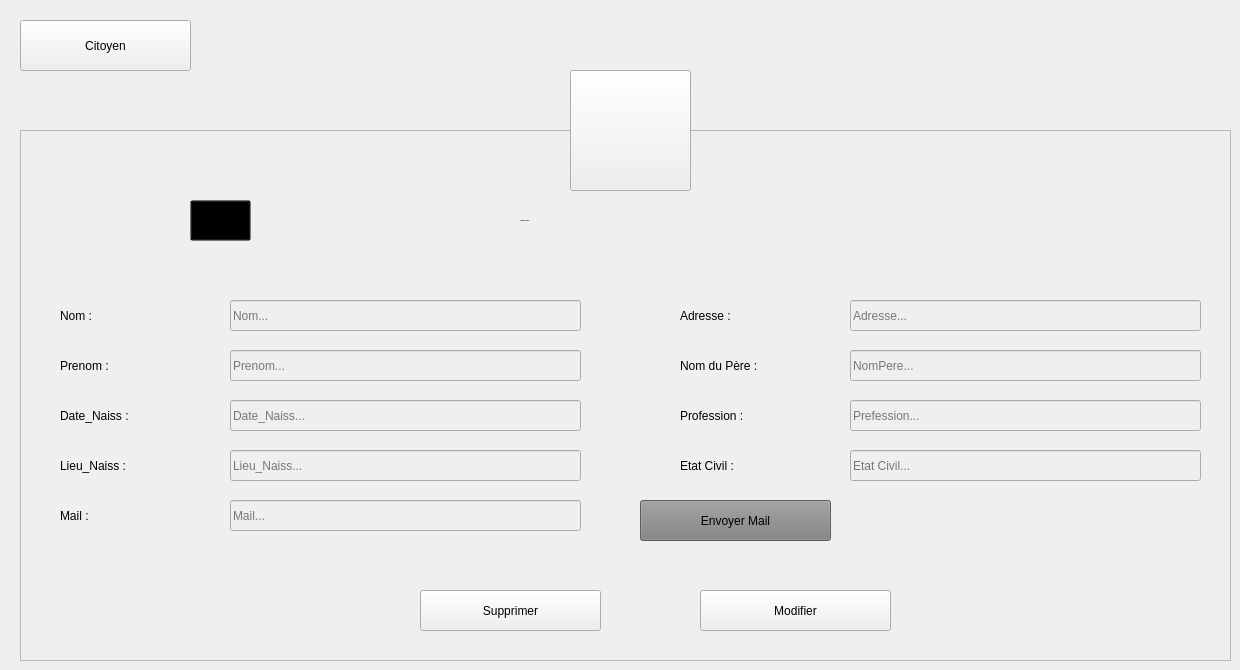
      <widget class="QWidget" name="Profile_Citoyen_2">
       <widget class="QFrame" name="frame_16">
        <property name="geometry">
         <rect>
          <x>20</x>
          <y>130</y>
          <width>1211</width>
          <height>531</height>
         </rect>
        </property>
        <property name="styleSheet">
         <string notr="true"/>
        </property>
        <property name="frameShape">
         <enum>QFrame::StyledPanel</enum>
        </property>
        <property name="frameShadow">
         <enum>QFrame::Raised</enum>
        </property>
        <widget class="QLabel" name="L_AjouterCitoyen_6">
         <property name="geometry">
          <rect>
           <x>500</x>
           <y>70</y>
           <width>281</width>
           <height>41</height>
          </rect>
         </property>
         <property name="font">
          <font>
           <family>century gothic</family>
           <pointsize>-1</pointsize>
           <weight>75</weight>
           <bold>true</bold>
          </font>
         </property>
         <property name="styleSheet">
          <string notr="true">background: transparent;</string>
         </property>
         <property name="text">
          <string>  Profile de Citoyen</string>
         </property>
        </widget>
        <widget class="QLabel" name="L_PNomCitoyen_2">
         <property name="geometry">
          <rect>
           <x>40</x>
           <y>170</y>
           <width>121</width>
           <height>31</height>
          </rect>
         </property>
         <property name="styleSheet">
          <string notr="true">background: transparent;</string>
         </property>
         <property name="text">
          <string>Nom :</string>
         </property>
        </widget>
        <widget class="QLabel" name="L_PPrenomCitoyen_2">
         <property name="geometry">
          <rect>
           <x>40</x>
           <y>220</y>
           <width>121</width>
           <height>31</height>
          </rect>
         </property>
         <property name="styleSheet">
          <string notr="true">background: transparent;</string>
         </property>
         <property name="text">
          <string>Prenom :</string>
         </property>
        </widget>
        <widget class="QLabel" name="L_PDateNaissCit_2">
         <property name="geometry">
          <rect>
           <x>40</x>
           <y>270</y>
           <width>131</width>
           <height>31</height>
          </rect>
         </property>
         <property name="styleSheet">
          <string notr="true">background: transparent;</string>
         </property>
         <property name="text">
          <string>Date_Naiss :</string>
         </property>
        </widget>
        <widget class="QLabel" name="L_PLieuNaissCit_2">
         <property name="geometry">
          <rect>
           <x>40</x>
           <y>320</y>
           <width>141</width>
           <height>31</height>
          </rect>
         </property>
         <property name="styleSheet">
          <string notr="true">background: transparent;</string>
         </property>
         <property name="text">
          <string>Lieu_Naiss :</string>
         </property>
        </widget>
        <widget class="QLabel" name="L_PMailCitoyen_2">
         <property name="geometry">
          <rect>
           <x>40</x>
           <y>370</y>
           <width>141</width>
           <height>31</height>
          </rect>
         </property>
         <property name="styleSheet">
          <string notr="true">background: transparent;</string>
         </property>
         <property name="text">
          <string>Mail :</string>
         </property>
        </widget>
        <widget class="QLineEdit" name="LE_PNomCitoyen_2">
         <property name="enabled">
          <bool>false</bool>
         </property>
         <property name="geometry">
          <rect>
           <x>210</x>
           <y>170</y>
           <width>351</width>
           <height>31</height>
          </rect>
         </property>
         <property name="placeholderText">
          <string>Nom...</string>
         </property>
        </widget>
        <widget class="QLineEdit" name="LE_PPrenomCitoyen_2">
         <property name="enabled">
          <bool>false</bool>
         </property>
         <property name="geometry">
          <rect>
           <x>210</x>
           <y>220</y>
           <width>351</width>
           <height>31</height>
          </rect>
         </property>
         <property name="placeholderText">
          <string>Prenom...</string>
         </property>
        </widget>
        <widget class="QLineEdit" name="LE_PDateNaissCit_2">
         <property name="enabled">
          <bool>false</bool>
         </property>
         <property name="geometry">
          <rect>
           <x>210</x>
           <y>270</y>
           <width>351</width>
           <height>31</height>
          </rect>
         </property>
         <property name="placeholderText">
          <string>Date_Naiss...</string>
         </property>
        </widget>
        <widget class="QLineEdit" name="LE_PLieuNaissCit_2">
         <property name="enabled">
          <bool>false</bool>
         </property>
         <property name="geometry">
          <rect>
           <x>210</x>
           <y>320</y>
           <width>351</width>
           <height>31</height>
          </rect>
         </property>
         <property name="placeholderText">
          <string>Lieu_Naiss...</string>
         </property>
        </widget>
        <widget class="QLineEdit" name="LE_PMailCitoyen_2">
         <property name="enabled">
          <bool>false</bool>
         </property>
         <property name="geometry">
          <rect>
           <x>210</x>
           <y>370</y>
           <width>351</width>
           <height>31</height>
          </rect>
         </property>
         <property name="text">
          <string/>
         </property>
         <property name="placeholderText">
          <string>Mail...</string>
         </property>
        </widget>
        <widget class="QPushButton" name="B_MConfirmerCitoyen_4">
         <property name="geometry">
          <rect>
           <x>680</x>
           <y>460</y>
           <width>191</width>
           <height>41</height>
          </rect>
         </property>
         <property name="text">
          <string>Modifier</string>
         </property>
         <property name="icon">
          <iconset resource="Ressources.qrc">
           <normaloff>:/Ressources/image/edit.png</normaloff>:/Ressources/image/edit.png</iconset>
         </property>
         <property name="iconSize">
          <size>
           <width>20</width>
           <height>20</height>
          </size>
         </property>
        </widget>
        <widget class="QPushButton" name="B_SupprimerCitoyen_2">
         <property name="geometry">
          <rect>
           <x>400</x>
           <y>460</y>
           <width>181</width>
           <height>41</height>
          </rect>
         </property>
         <property name="styleSheet">
          <string notr="true"/>
         </property>
         <property name="text">
          <string>Supprimer</string>
         </property>
         <property name="icon">
          <iconset resource="Ressources.qrc">
           <normaloff>:/Ressources/image/trash.png</normaloff>:/Ressources/image/trash.png</iconset>
         </property>
         <property name="iconSize">
          <size>
           <width>16</width>
           <height>16</height>
          </size>
         </property>
        </widget>
        <widget class="QToolButton" name="toolButton_24">
         <property name="geometry">
          <rect>
           <x>170</x>
           <y>70</y>
           <width>61</width>
           <height>41</height>
          </rect>
         </property>
         <property name="styleSheet">
          <string notr="true">background: transparent;</string>
         </property>
         <property name="text">
          <string/>
         </property>
         <property name="icon">
          <iconset>
           <normaloff>:/Recources/Images/add-user.png</normaloff>:/Recources/Images/add-user.png</iconset>
         </property>
         <property name="iconSize">
          <size>
           <width>30</width>
           <height>30</height>
          </size>
         </property>
        </widget>
        <widget class="QLabel" name="L_PAdresseCit_2">
         <property name="geometry">
          <rect>
           <x>660</x>
           <y>170</y>
           <width>121</width>
           <height>31</height>
          </rect>
         </property>
         <property name="styleSheet">
          <string notr="true">background: transparent;</string>
         </property>
         <property name="text">
          <string>Adresse :</string>
         </property>
        </widget>
        <widget class="QLineEdit" name="LE_PProfessionCit_2">
         <property name="enabled">
          <bool>false</bool>
         </property>
         <property name="geometry">
          <rect>
           <x>830</x>
           <y>270</y>
           <width>351</width>
           <height>31</height>
          </rect>
         </property>
         <property name="placeholderText">
          <string>Prefession...</string>
         </property>
        </widget>
        <widget class="QLineEdit" name="LE_PAdresseCit_2">
         <property name="enabled">
          <bool>false</bool>
         </property>
         <property name="geometry">
          <rect>
           <x>830</x>
           <y>170</y>
           <width>351</width>
           <height>31</height>
          </rect>
         </property>
         <property name="placeholderText">
          <string>Adresse...</string>
         </property>
        </widget>
        <widget class="QLabel" name="L_PNomPereCit_2">
         <property name="geometry">
          <rect>
           <x>660</x>
           <y>220</y>
           <width>151</width>
           <height>31</height>
          </rect>
         </property>
         <property name="styleSheet">
          <string notr="true">background: transparent;</string>
         </property>
         <property name="text">
          <string>Nom du Père :</string>
         </property>
        </widget>
        <widget class="QLineEdit" name="LE_PNomPereCit_2">
         <property name="enabled">
          <bool>false</bool>
         </property>
         <property name="geometry">
          <rect>
           <x>830</x>
           <y>220</y>
           <width>351</width>
           <height>31</height>
          </rect>
         </property>
         <property name="placeholderText">
          <string>NomPere...</string>
         </property>
        </widget>
        <widget class="QLabel" name="L_PProfessionCit_2">
         <property name="geometry">
          <rect>
           <x>660</x>
           <y>270</y>
           <width>131</width>
           <height>31</height>
          </rect>
         </property>
         <property name="styleSheet">
          <string notr="true">background: transparent;</string>
         </property>
         <property name="text">
          <string>Profession :</string>
         </property>
        </widget>
        <widget class="QLabel" name="L_PEtatCitoyen_2">
         <property name="geometry">
          <rect>
           <x>660</x>
           <y>320</y>
           <width>141</width>
           <height>31</height>
          </rect>
         </property>
         <property name="styleSheet">
          <string notr="true">background: transparent;</string>
         </property>
         <property name="text">
          <string>Etat Civil :</string>
         </property>
        </widget>
        <widget class="QLineEdit" name="LE_PEtatCitoyen_2">
         <property name="enabled">
          <bool>false</bool>
         </property>
         <property name="geometry">
          <rect>
           <x>830</x>
           <y>320</y>
           <width>351</width>
           <height>31</height>
          </rect>
         </property>
         <property name="placeholderText">
          <string>Etat Civil...</string>
         </property>
        </widget>
        <widget class="QPushButton" name="B_EnvoyeMail_2">
         <property name="geometry">
          <rect>
           <x>620</x>
           <y>370</y>
           <width>191</width>
           <height>41</height>
          </rect>
         </property>
         <property name="styleSheet">
          <string notr="true">background: Grey;

</string>
         </property>
         <property name="text">
          <string>Envoyer Mail</string>
         </property>
         <property name="icon">
          <iconset resource="Ressources.qrc">
           <normaloff>:/Ressources/image/edit.png</normaloff>:/Ressources/image/edit.png</iconset>
         </property>
         <property name="iconSize">
          <size>
           <width>20</width>
           <height>20</height>
          </size>
         </property>
        </widget>
       </widget>
       <widget class="QToolButton" name="toolButton_25">
        <property name="geometry">
         <rect>
          <x>570</x>
          <y>70</y>
          <width>121</width>
          <height>121</height>
         </rect>
        </property>
        <property name="styleSheet">
         <string notr="true"/>
        </property>
        <property name="text">
         <string/>
        </property>
        <property name="icon">
         <iconset resource="Ressources.qrc">
          <normaloff>:/Ressources/image/systeme-de-population.png</normaloff>:/Ressources/image/systeme-de-population.png</iconset>
        </property>
        <property name="iconSize">
         <size>
          <width>64</width>
          <height>64</height>
         </size>
        </property>
       </widget>
       <widget class="QPushButton" name="B_returnCitoyen_2">
        <property name="geometry">
         <rect>
          <x>20</x>
          <y>20</y>
          <width>171</width>
          <height>51</height>
         </rect>
        </property>
        <property name="text">
         <string>Citoyen</string>
        </property>
        <property name="icon">
         <iconset resource="Ressources.qrc">
          <normaloff>:/Ressources/image/back-arrow.png</normaloff>:/Ressources/image/back-arrow.png</iconset>
        </property>
        <property name="iconSize">
         <size>
          <width>20</width>
          <height>20</height>
         </size>
        </property>
       </widget>
      </widget>
